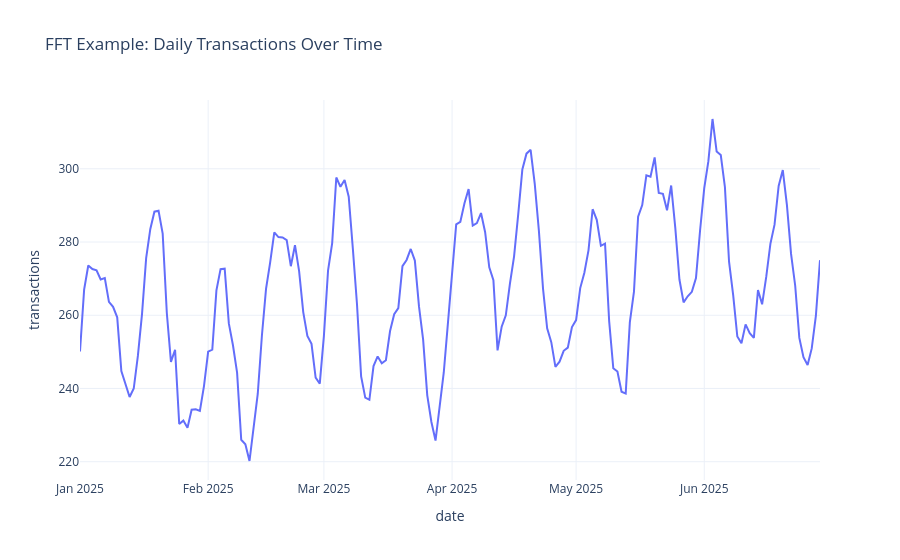

The code cell stored with this chart in its notebook:
### Code cell
# Plot daily transactions over time.
# Use date on the x-axis and transactions on the y-axis.
fig = px.line(
    fft_df,
    x="date",
    y="transactions",
    title="FFT Example: Daily Transactions Over Time",
)
fig.update_layout(template="plotly_white")
fig.show()

### Figure 1 — Plotly figure (JSON) as saved in the notebook; plotly's stock layout.template omitted (floating-point values rounded to 4 significant figures; data arrays with more than 128 entries replaced by an {"elided": "..."} marker saying what was removed)
{"data": [{"hovertemplate": "date=%{x}<br>transactions=%{y}<extra></extra>", "legendgroup": "", "line": {"color": "#636efa", "dash": "solid"}, "marker": {"symbol": "circle"}, "mode": "lines", "name": "", "orientation": "v", "showlegend": false, "type": "scatter", "x": {"elided": "180 str values"}, "xaxis": "x", "y": {"elided": "180 float values"}, "yaxis": "y"}], "layout": {"legend": {"tracegroupgap": 0}, "title": {"text": "FFT Example: Daily Transactions Over Time"}, "xaxis": {"anchor": "y", "domain": [0, 1], "title": {"text": "date"}}, "yaxis": {"anchor": "x", "domain": [0, 1], "title": {"text": "transactions"}}}}
